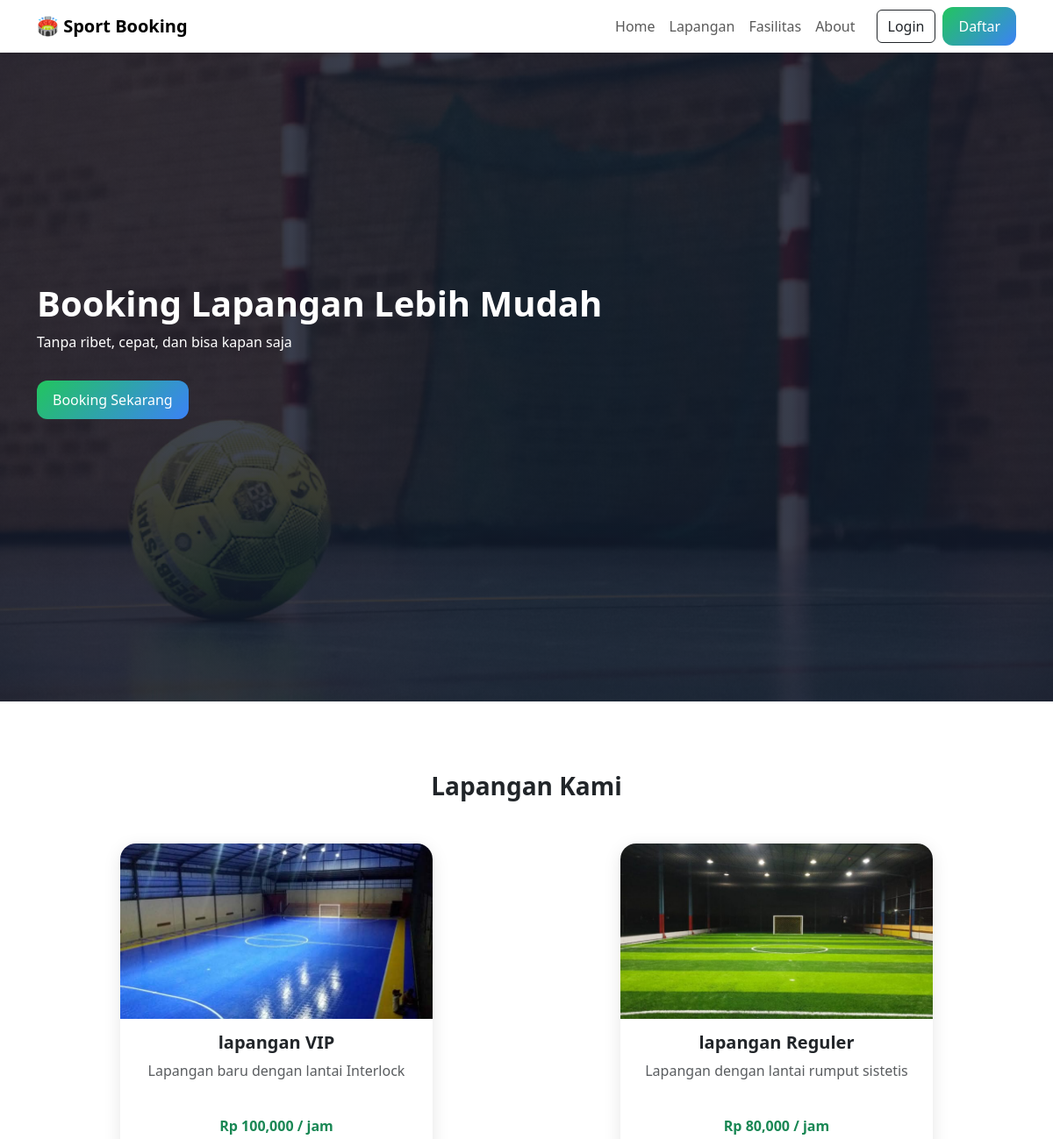
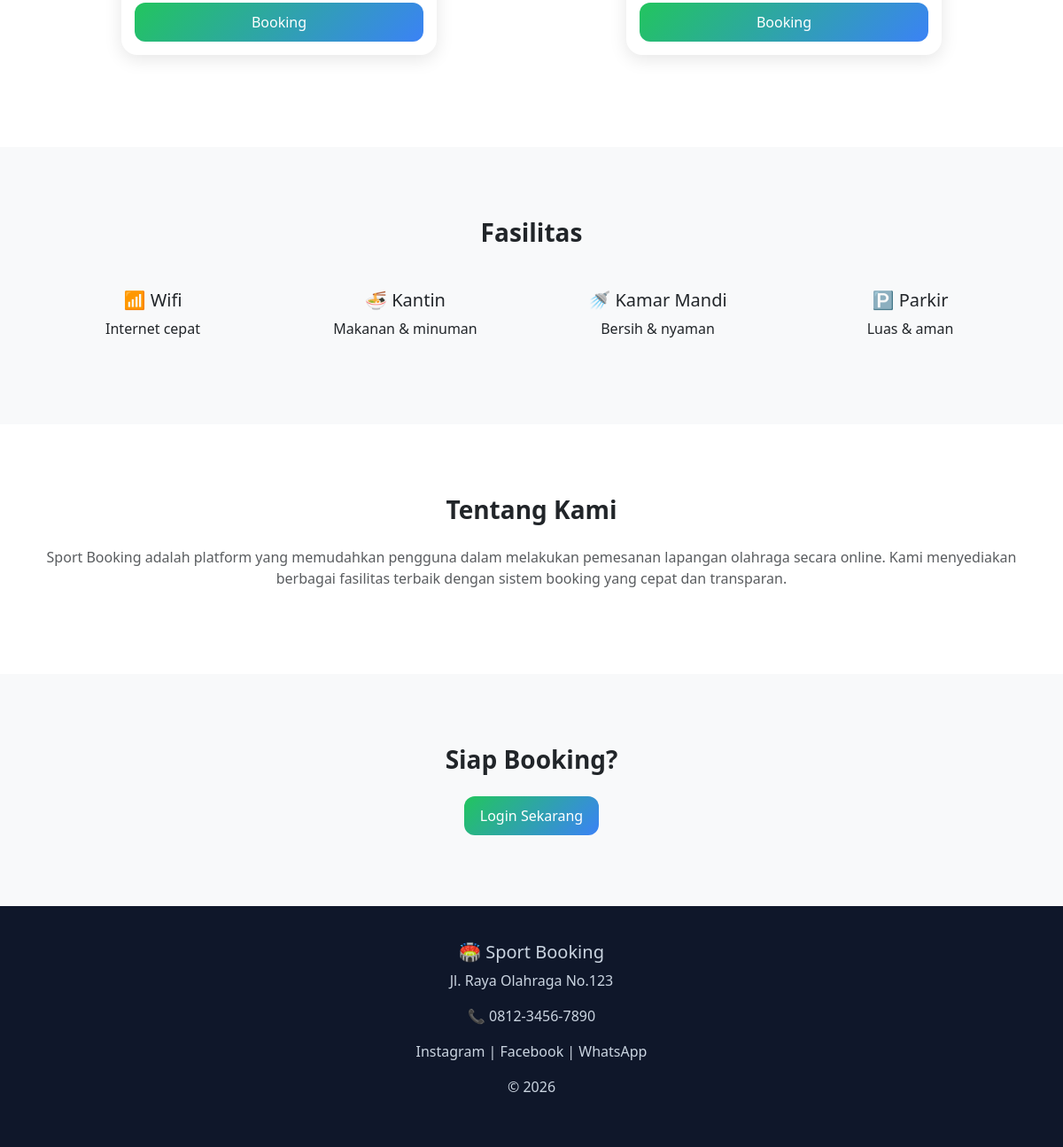
The page / on the database its author committed (2 pictures, top to bottom).
### tables this page shows
CREATE TABLE `lapangan` (
  `id` int(11) NOT NULL,
  `nama_lapangan` varchar(100) DEFAULT NULL,
  `deskripsi` text DEFAULT NULL,
  `harga_per_jam` int(11) DEFAULT NULL,
  `gambar` varchar(255) DEFAULT NULL,
  `created_at` timestamp NOT NULL DEFAULT current_timestamp()
);

### index.php (the view, shortened to what this page needs)
<?php
include 'koneksi.php';
$lapangan = mysqli_query($conn, "SELECT * FROM lapangan");
?>
<!DOCTYPE html>
<html lang="id">
<head>
    <link href="https://cdn.jsdelivr.net/npm/bootstrap@5.3.0/dist/css/bootstrap.min.css" rel="stylesheet">
</head>
<body>
    <nav class="navbar navbar-expand-lg bg-white shadow-sm fixed-top">
        <div class="container">
            <a class="navbar-brand fw-bold">🏟️ Sport Booking</a>
            <div class="collapse navbar-collapse" id="nav">
                <ul class="navbar-nav ms-auto me-3">
                    <li class="nav-item"><a class="nav-link" href="#home">Home</a></li>
                    <li class="nav-item"><a class="nav-link" href="#lapangan">Lapangan</a></li>
                    <li class="nav-item"><a class="nav-link" href="#fasilitas">Fasilitas</a></li>
                    <li class="nav-item"><a class="nav-link" href="#about">About</a></li>
                </ul>
                <a href="user/login.php" class="btn btn-outline-dark me-2">Login</a>
                <a href="user/register.php" class="btn btn-sport">Daftar</a>
            </div>
        </div>
    </nav>
    <section class="hero" id="home">
        <div class="container">
            <h1 class="fw-bold">Booking Lapangan Lebih Mudah</h1>
            <p>Tanpa ribet, cepat, dan bisa kapan saja</p>
            <a href="user/login.php" class="btn btn-sport mt-3">Booking Sekarang</a>
        </div>
    </section>
    <section class="section" id="lapangan">
        <div class="container text-center">
            <h3 class="fw-bold mb-5">Lapangan Kami</h3>
            <div class="row d-flex justify-content-around">
                <?php while ($l = mysqli_fetch_assoc($lapangan)): ?>
                    <div class="col-md-4 mb-4 d-flex">
                        <div class="card-custom w-100">
                            <img src="<?= $l['gambar'] ? 'img/lapangan/' . $l['gambar'] : 'https://via.placeholder.com/400x250'; ?>">
                            <div class="card-body-custom">
                                <h5 class="fw-bold"><?= $l['nama_lapangan']; ?></h5>
                                <p class="text-muted card-desc">
                                    <?= $l['deskripsi']; ?>
                                </p>
                                <h6 class="text-success fw-bold">
                                    Rp <?= number_format($l['harga_per_jam']); ?> / jam
                                </h6>
                                <div class="card-footer-custom">
                                    <a href="user/login.php" class="btn btn-sport w-100">
                                        Booking
                                    </a>
                                </div>
                            </div>
                        </div>
                    </div>
                <?php endwhile; ?>
            </div>
        </div>
    </section>
    <section class="section bg-light" id="fasilitas">
        <div class="container text-center">
            <h3 class="fw-bold mb-5">Fasilitas</h3>
            <div class="row">
                <div class="col-md-3">
                    <h5>📶 Wifi</h5>
                    <p>Internet cepat</p>
                </div>
                <div class="col-md-3">
                    <h5>🍜 Kantin</h5>
                    <p>Makanan & minuman</p>
                </div>
                <div class="col-md-3">
                    <h5>🚿 Kamar Mandi</h5>
                    <p>Bersih & nyaman</p>
                </div>
                <div class="col-md-3">
                    <h5>🅿️ Parkir</h5>
                    <p>Luas & aman</p>
                </div>
            </div>
        </div>
    </section>
    <section class="section" id="about">
        <div class="container text-center">
            <h3 class="fw-bold mb-4">Tentang Kami</h3>
            <p class="text-muted">
                Sport Booking adalah platform yang memudahkan pengguna dalam melakukan pemesanan lapangan olahraga secara online.
                Kami menyediakan berbagai fasilitas terbaik dengan sistem booking yang cepat dan transparan.
            </p>
        </div>
    </section>
    <section class="section bg-light text-center">
        <div class="container">
            <h3 class="fw-bold">Siap Booking?</h3>
            <a href="user/login.php" class="btn btn-sport mt-3">Login Sekarang</a>
        </div>
    </section>
    <footer>
        <div class="container text-center">
            <h5>🏟️ Sport Booking</h5>
            <p>Jl. Raya Olahraga No.123</p>
            <p>📞 0812-3456-7890</p>
            <p>Instagram | Facebook | WhatsApp</p>
            <p class="mt-3">© 2026</p>
        </div>
    </footer>
</body>
</html>

### index.php (style rules this page uses)
body { font-family: 'Segoe UI', sans-serif; }
.hero { height: 100vh; background: linear-gradient(rgba(15, 23, 42, 0.8), rgba(15, 23, 42, 0.8)), url('img/lapangan/hero-lapangan-futsal.jpg'); background-size: cover; background-position: center; color: white; display: flex; align-items: center; }
.btn-sport { background: linear-gradient(135deg, #22c55e, #3b82f6); border: none; border-radius: 12px; color: white; padding: 10px 18px; }
.section { padding: 80px 0; }
.card-custom { border-radius: 18px; overflow: hidden; box-shadow: 0 5px 20px rgba(0, 0, 0, 0.1); transition: 0.3s; height: 100%; display: flex; flex-direction: column; }
.card-custom img { width: 100%; height: 200px; object-fit: cover; }
.card-body-custom { padding: 15px; display: flex; flex-direction: column; flex-grow: 1; }
.card-desc { min-height: 50px; }
.card-footer-custom { margin-top: auto; }
footer { background: #0f172a; color: #cbd5e1; padding: 40px 0; }

### rows shown on the page
lapangan: gambar (picture), nama_lapangan "lapangan VIP", deskripsi "Lapangan baru dengan lantai Interlock", harga_per_jam "100,000"
lapangan: gambar (picture), nama_lapangan "lapangan Reguler", deskripsi "Lapangan dengan lantai rumput sistetis", harga_per_jam "80,000"
